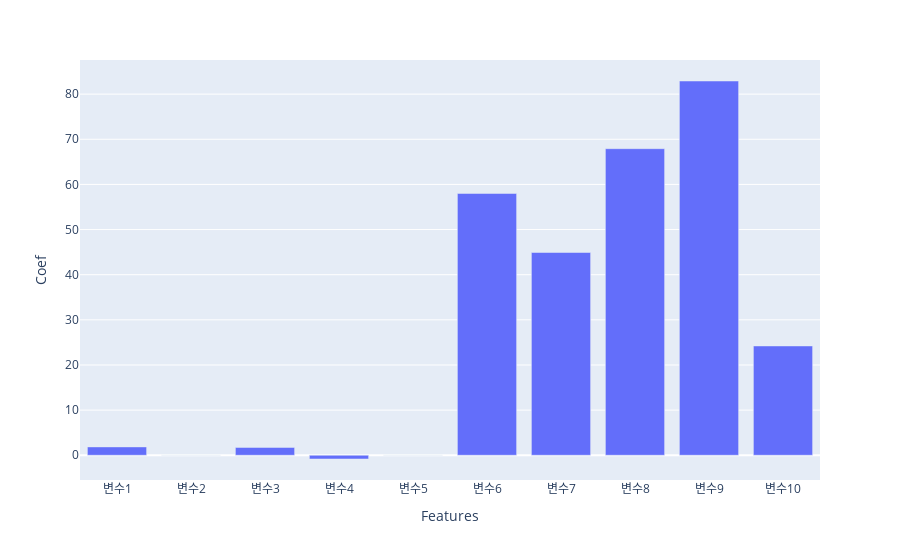

Here is the notebook cell this chart was saved with:
### Code cell
px.bar(ElasticNet_df, x='Features', y='Coef')

### Figure 1 — Plotly figure (JSON) as saved in the notebook; plotly's stock layout.template omitted (floating-point values rounded to 4 significant figures)
{"data": [{"alignmentgroup": "True", "hovertemplate": "Features=%{x}<br>Coef=%{y}<extra></extra>", "legendgroup": "", "marker": {"color": "#636efa", "pattern": {"shape": ""}}, "name": "", "offsetgroup": "", "orientation": "v", "showlegend": false, "textposition": "auto", "type": "bar", "x": ["변수1", "변수2", "변수3", "변수4", "변수5", "변수6", "변수7", "변수8", "변수9", "변수10"], "xaxis": "x", "y": [1.85, 0, 1.734, -0.8295, 0, 58.0, 44.92, 67.91, 82.91, 24.21], "yaxis": "y"}], "layout": {"barmode": "relative", "legend": {"tracegroupgap": 0}, "margin": {"t": 60}, "xaxis": {"anchor": "y", "domain": [0, 1], "title": {"text": "Features"}}, "yaxis": {"anchor": "x", "domain": [0, 1], "title": {"text": "Coef"}}}}
